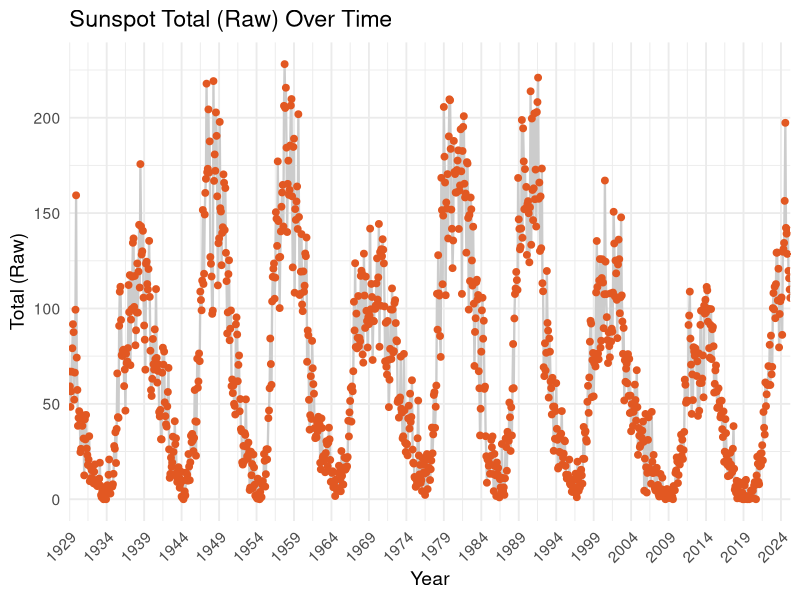
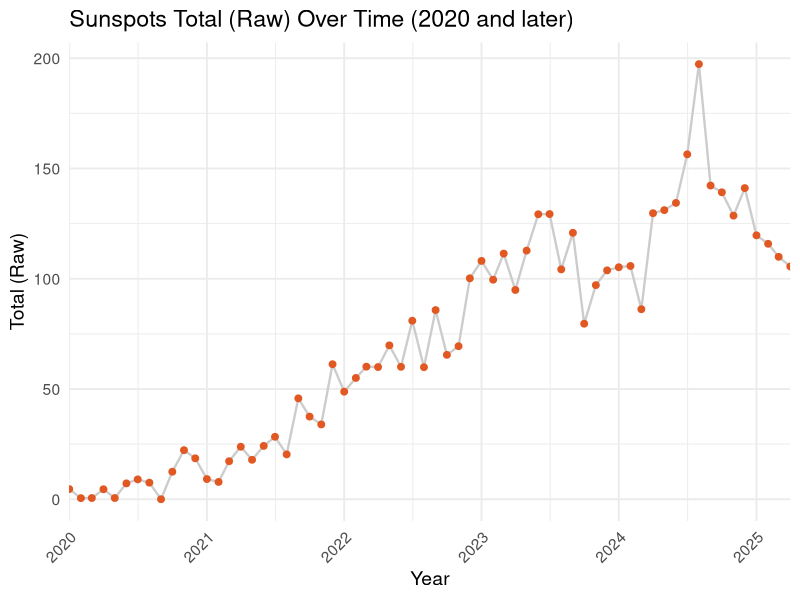

Here is the R script that generated these plots, in order:
## ---- chunk 1
library(readxl)
# convert by sunspots2xls.py
sunspots <- read_excel("sunspots_fixed.xlsx")
#View(sunspots)
str(sunspots)
## ---- chunk 2
library(tidyverse)  # install.packages("tidyverse")
library(lubridate)
library(viridis)

# Date列を作成してグラフ描画
df <- sunspots %>%
  mutate(
    Date = ymd(paste(Year, Month, "1", sep = "-"))
  ) 
  
# カスタムカラー設定
dot_color <- "#E25822"      # ソフトな太陽系レッド（赤橙）
line_color <- "#CCCCCC"     # やわらかいグレー（線）

# X軸の年をすべて表示するために breaks 作成
year_breaks <- seq(from = year(min(df$Date)), to = year(max(df$Date)), by = 5)
year_labels <- as.character(year_breaks)

# グラフ描画
ggplot(df, aes(x = Date, y = R_Total)) +
  geom_line(color = line_color, size = 0.8) +
  geom_point(color = dot_color, size = 2) +
  scale_x_date(
    breaks = ymd(paste0(year_breaks, "-01-01")),
    labels = year_labels,
    expand = c(0, 0)
  ) +
  labs(
    title = "Sunspot Total (Raw) Over Time",
    x = "Year",
    y = "Total (Raw)"
  ) +
  theme_minimal(base_size = 14) +
  theme(axis.text.x = element_text(angle = 45, hjust = 1))

## ---- chunk 3
limit = "2020-01-01"

# Date列を作成してグラフ描画
df <- sunspots %>%
  mutate(
    Date = ymd(paste(Year, Month, "1", sep = "-"))
  ) %>% 
  filter(Date >= ymd(limit))
  
# カスタムカラー設定
dot_color <- "#E25822"      # ソフトな太陽系レッド（赤橙）
line_color <- "#CCCCCC"     # やわらかいグレー（線）

# X軸の年をすべて表示するために breaks 作成
year_breaks <- seq(from = year(min(df$Date)), to = year(max(df$Date)), by = 1)
year_labels <- as.character(year_breaks)

# グラフ描画
ggplot(df, aes(x = Date, y = R_Total)) +
  geom_line(color = line_color, size = 0.8) +
  geom_point(color = dot_color, size = 2) +
  scale_x_date(
    breaks = ymd(paste0(year_breaks, "-01-01")),
    labels = year_labels,
    expand = c(0, 0)
  ) +
  labs(
    title = "Sunspots Total (Raw) Over Time (2020 and later)",
    x = "Year",
    y = "Total (Raw)"
  ) +
  theme_minimal(base_size = 14) +
  theme(axis.text.x = element_text(angle = 45, hjust = 1))
